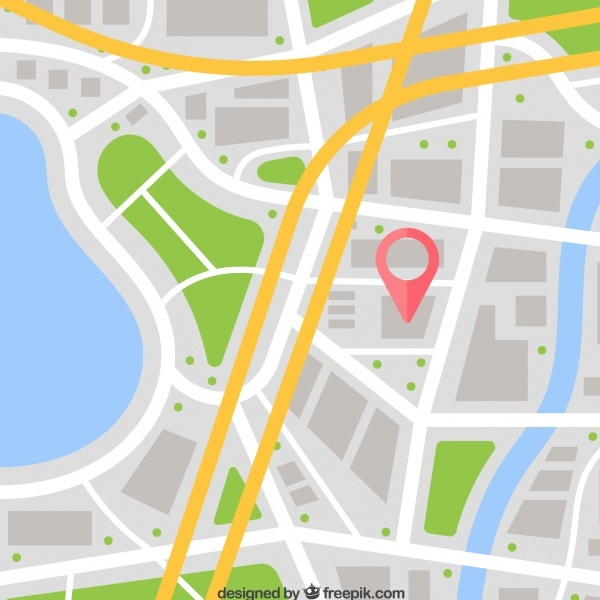
#> input picture week 3/mapping(try2)_example2/streets.jpg, 600 x 600 px
$ jupyter execute 'mapping(try2)_example2.ipynb'
#> lines starting #> are read from the running program, lines starting #| are printed output that depends on the picture
[cell 1]
import numpy as np
import cv2
import matplotlib.pyplot as plt
import imutils
def dividing1(image,n):
    if (image.shape[1]%n) == 0:
        if (image.shape[1]/n)%2 == 0:
            m = int(image.shape[1]/n)
            mid_overlap = int(m/2)
            images = []
            x1 = 0
            x2 = m + mid_overlap
            while(x2 != (image.shape[1] + m - mid_overlap)):
                crop_image = image[:,x1:x2,:]
                images.append(crop_image)
                x1 = x1 + (m - mid_overlap)
                x2 = x2 + (m - mid_overlap)
            return images
        else:
            print('n is not correct!')

    else:
        print('n is not correct')
def dividing2(images,n):
    croped_images = []
    for i in range(len(images)):

        if (images[i].shape[0])%n == 0:

            if (images[i].shape[0]/n)%2 == 0:
                m = int(images[i].shape[0]/n)
                mid_overlap = int(m/2)
                pictures = []
                y1 = 0
                y2 = m + mid_overlap
                while(y2 != (image.shape[0] + m - mid_overlap)):
                    crop_image = images[i][y1:y2,:,:]
                    pictures.append(crop_image)
                    y1 = y1 + m - mid_overlap
                    y2 = y2 + m - mid_overlap

                croped_images.append(pictures)
            else:
                print('n is not correct1')
        else:
            print('n is not correct!')
    return croped_images

class Stitcher1:
    def __init__(self):
        self.isv3 = imutils.is_cv3(or_better=True)


    def stitch(self,images,ratio=0.75,reprojThresh=4.0,showMatches=False):
        (imageB,imageA) = images
        (kpsA,featuresA) = self.detectAndDescribe(imageA)
        (kpsB,featuresB) = self.detectAndDescribe(imageB)
        M = self.matchKeypoints(kpsA,kpsB,featuresA,featuresB,ratio,reprojThresh)
        if M is None:
            return None

        (matches,H,status) = M
        result = cv2.warpPerspective(imageA,H,( imageA.shape[1]  ,imageB.shape[0] + imageA.shape[0]))
        result[0:imageB.shape[0],0:imageB.shape[1]] = imageB

        if showMatches:
            vis = self.drawMatches(imageA,imageB,kpsA,kpsB,matches,status)
            return (result,vis)

        return result
    def detectAndDescribe(self,image):
        gray = cv2.cvtColor(image,cv2.COLOR_BGR2GRAY)
        if self.isv3:
            descriptor = cv2.xfeatures2d.SIFT_create()
            (kps,features) = descriptor.detectAndCompute(image,None)
        else:
            detector = cv2.FeatureDetector_create('SIFT')
            kps = detector.detect(gray)
            extractor = cv2.DescriptorExtractor_create('SIFT')
            (kps,features) = extractor.compute(gray,kps)

        kps = np.float32([kp.pt for kp in kps])
        return (kps,features)


    def matchKeypoints(self,kpsA,kpsB,featuresA,featuresB,ratio,reprojThresh):
        matcher = cv2.DescriptorMatcher_create("BruteForce")
        rawMatches = matcher.knnMatch(featuresA,featuresB,2)
        matches = []
        for m in rawMatches:
            if len(m) == 2 and m[0].distance < m[1].distance * ratio:
                matches.append((m[0].trainIdx,m[0].queryIdx))

        if len(matches) > 1:
            ptsA = np.float32([kpsA[i] for (_,i) in matches])
            ptsB = np.float32([kpsB[i] for (i,_) in matches])

            (H,status) = cv2.findHomography(ptsA,ptsB,cv2.RANSAC,reprojThresh)

            return (matches,H,status)

        return None


    def drawMatches(self,imageA,imageB,kpsA,kpsB,matches,status):
        (hA,wA) = imageA.shape[:2]
        (hB,wB) = imageB.shape[:2]
        vis = np.zeros((max(hA,hB),wA+wB , 3),dtype="uint8")
        vis[0:hA,0:wA] = imageA
        vis[0:hB,wA:] = imageB

        for((trainIdx,queryIdx),s) in zip(matches,status):
            ptA = (int(kpsA[queryIdx][0]),int(kpsA[queryIdx][1]))
            ptB = (int(kpsB[trainIdx][0]) + wA, int(kpsB[trainIdx][1]))
            cv2.line(vis,ptA,ptB,(0,255,0),1)

        return vis
class Stitcher2:
    def __init__(self):
        self.isv3 = imutils.is_cv3(or_better=True)


    def stitch(self,images,ratio=0.75,reprojThresh=4.0,showMatches=False):
        (imageB,imageA) = images
        (kpsA,featuresA) = self.detectAndDescribe(imageA)
        (kpsB,featuresB) = self.detectAndDescribe(imageB)
        M = self.matchKeypoints(kpsA,kpsB,featuresA,featuresB,ratio,reprojThresh)
        if M is None:
            return None

        (matches,H,status) = M
        result = cv2.warpPerspective(imageA,H,( imageA.shape[1] + imageB.shape[1] ,imageA.shape[0]))
        result[0:imageB.shape[0],0:imageB.shape[1]] = imageB

        if showMatches:
            vis = self.drawMatches(imageA,imageB,kpsA,kpsB,matches,status)
            return (result,vis)

        return result
    def detectAndDescribe(self,image):
        gray = cv2.cvtColor(image,cv2.COLOR_BGR2GRAY)
        if self.isv3:
            descriptor = cv2.xfeatures2d.SIFT_create()
            (kps,features) = descriptor.detectAndCompute(image,None)
        else:
            detector = cv2.FeatureDetector_create('SIFT')
            kps = detector.detect(gray)
            extractor = cv2.DescriptorExtractor_create('SIFT')
            (kps,features) = extractor.compute(gray,kps)

        kps = np.float32([kp.pt for kp in kps])
        return (kps,features)


    def matchKeypoints(self,kpsA,kpsB,featuresA,featuresB,ratio,reprojThresh):
        matcher = cv2.DescriptorMatcher_create("BruteForce")
        rawMatches = matcher.knnMatch(featuresA,featuresB,2)
        matches = []
        for m in rawMatches:
            if len(m) == 2 and m[0].distance < m[1].distance * ratio:
                matches.append((m[0].trainIdx,m[0].queryIdx))

        if len(matches) > 1:
            ptsA = np.float32([kpsA[i] for (_,i) in matches])
            ptsB = np.float32([kpsB[i] for (i,_) in matches])

            (H,status) = cv2.findHomography(ptsA,ptsB,cv2.RANSAC,reprojThresh)

            return (matches,H,status)

        return None


    def drawMatches(self,imageA,imageB,kpsA,kpsB,matches,status):
        (hA,wA) = imageA.shape[:2]
        (hB,wB) = imageB.shape[:2]
        vis = np.zeros((max(hA,hB),wA+wB , 3),dtype="uint8")
        vis[0:hA,0:wA] = imageA
        vis[0:hB,wA:] = imageB

        for((trainIdx,queryIdx),s) in zip(matches,status):
            ptA = (int(kpsA[queryIdx][0]),int(kpsA[queryIdx][1]))
            ptB = (int(kpsB[trainIdx][0]) + wA, int(kpsB[trainIdx][1]))
            cv2.line(vis,ptA,ptB,(0,255,0),1)

        return vis
def mapping1(croped_images,images):
    results = []
    for i in range(len(images)):
        pictures = croped_images[i]
        result = pictures[0]
        for i in range(len(pictures) - 1):
            imageA = result
            imageB = pictures[i + 1]
            stitcher = Stitcher1()
            (a,b) = stitcher.stitch([imageA,imageB],showMatches=True)
            y = 0
            for i in range(a.shape[0]):
                if np.sum(a[i,:,:]) == 0:
                    y = i
                    break
            result = a[0:y,:,:]
        results.append(result)
    return results
def mapping2(results):
    result = results[0]
    for i in range(len(results) - 1):
        imageA = result
        imageB = results[i+1]
        imageA = imutils.resize(imageA)
        imageB = imutils.resize(imageB)
        stitcher = Stitcher2()
        (a,b) = stitcher.stitch([imageA,imageB],showMatches=True)
        x = 0
        for i in range(a.shape[1]):
            if np.sum(a[:,i,:]) == 0:
                x = i
                break
        result = a[:,0:x-5,:]
    return result

[cell 2]
image = cv2.imread('streets.jpg')
#> image is the input picture: shape (600, 600, 3); mean B, G, R 198.3, 214.9, 211.8
images = dividing1(image,3)
#> after the loop in dividing1, `while(x2 != (image.shape[1] + m - mid_overlap)):`: images = 4 items; x1 = 400; x2 = 700
#> images = 4 items
croped_images = dividing2(images,3)
#> the loop in dividing2, `for i in range(len(images)): ` made 4 passes
#> croped_images = 4 items
results = mapping1(croped_images,images)
#> the loop in mapping1, `for i in range(len(images)):` made 4 passes
#> results = 4 items
results2 = []
minimum = results[0].shape[0]
#> minimum = 596
for i in range(len(results)):
    if results[i].shape[0] < minimum:
        minimum = results[i].shape[0]
#> this loop made 4 passes
#> after the loop, minimum = 596
for i in range(len(results)):
    results[i] = results[i][0:minimum,:,:]
    results2.append(results[i])
#> after the loop, results2 = 4 items
result = mapping2(results2)
#> the loop in mapping2, `for i in range(len(results) - 1):` made 3 passes
#> pass 1, in mapping2, `imageB = results[i+1]`:
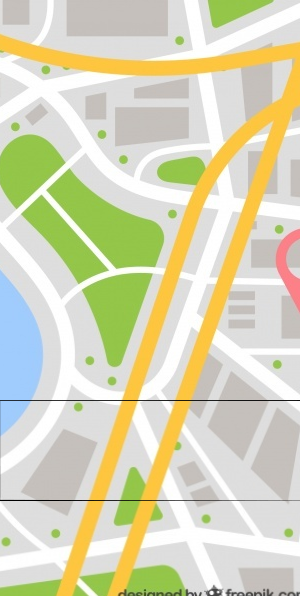
#> imageB: shape (596, 300, 3); mean of channels 0, 1, 2 184.8, 215.1, 215.7; drawn as B, G, R
#> result: shape (596, 599, 3)

[cell 3]
plt.imshow(result)

[cell 4]
image = cv2.imread('streets.jpg')
images = dividing1(image,4)
#> images = 6 items
croped_images = dividing2(images,2)
#> the loop in dividing2 (call 2), `for i in range(len(images)): ` made 6 passes
#> croped_images = 6 items
results = mapping1(croped_images,images)
#> the loop in mapping1 (call 2), `for i in range(len(images)):` made 6 passes
#> results = 6 items
results2 = []
minimum = results[0].shape[0]
#> minimum = 602
for i in range(len(results)):
    if results[i].shape[0] < minimum:
        minimum = results[i].shape[0]
#> this loop made 6 passes
#> minimum on passes 2 to 3: 601, 600
#> after the loop, minimum = 600
for i in range(len(results)):
    results[i] = results[i][0:minimum,:,:]
    results2.append(results[i])
#> this loop made 6 passes
#> after the loop, results2 = 6 items
result = mapping2(results2)
#> the loop in mapping2 (call 2), `for i in range(len(results) - 1):` made 5 passes
#> pass 1, in stitch (call 4), `result = cv2.warpPerspective(imageA,H,( imageA.shape[1] + imageB.shape..`:
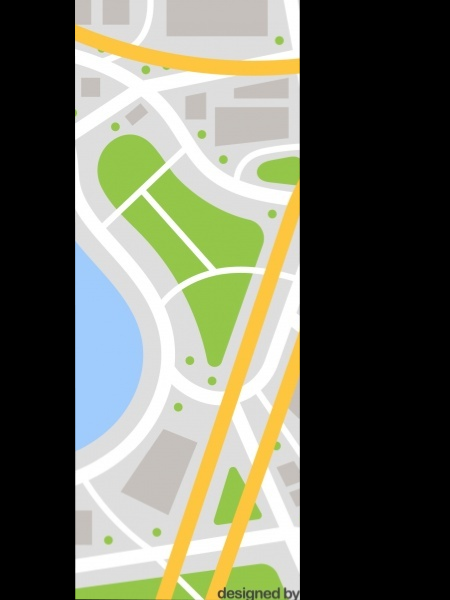
#> result: shape (600, 450, 3); mean of channels 0, 1, 2 92.6, 107.8, 105.4; drawn as B, G, R
#> result: shape (600, 595, 3)

[cell 5]
plt.imshow(result)

[cell 6]
image = cv2.imread('streets.jpg')
images = dividing1(image,2)
#> images = 2 items
croped_images = dividing2(images,3)
#> croped_images = 2 items
results = mapping1(croped_images,images)
#> the loop in mapping1 (call 3), `for i in range(len(images)):` made 2 passes
#> pass 1, in mapping1 (call 3), `result = pictures[0]`:
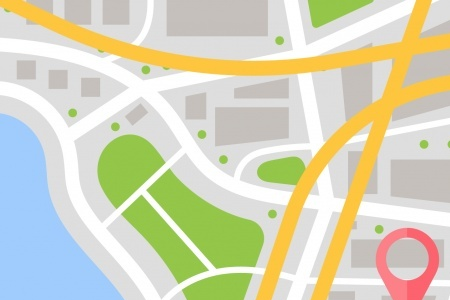
#> result: shape (300, 450, 3); mean of channels 0, 1, 2 187.8, 213.7, 213.5; drawn as B, G, R
#> pass 1, in stitch (call 19), `(imageB,imageA) = images`:
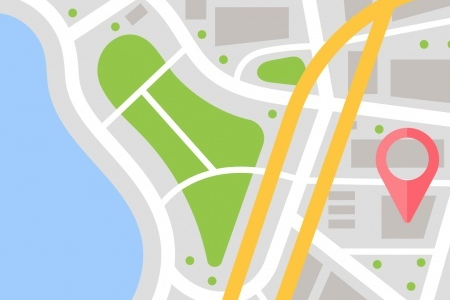
#> imageA: shape (300, 450, 3); mean of channels 0, 1, 2 197.7, 213.8, 206.4; drawn as B, G, R
#> pass 1, in detectAndDescribe (call 38), `gray = cv2.cvtColor(image,cv2.COLOR_BGR2GRAY)`:
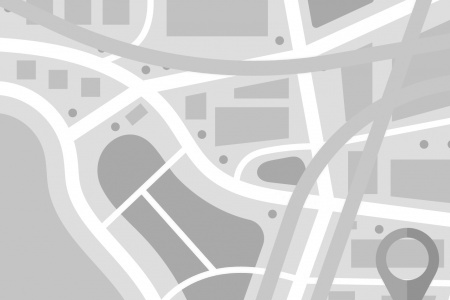
#> gray: shape (300, 450); min 142, max 255, mean 210.7
#> results = 2 items
results2 = []
minimum = results[0].shape[0]
for i in range(len(results)):
    if results[i].shape[0] < minimum:
        minimum = results[i].shape[0]
#> this loop made 2 passes
#> minimum on pass 2: 599
#> after the loop, minimum = 599
for i in range(len(results)):
    results[i] = results[i][0:minimum,:,:]
    results2.append(results[i])
#> this loop made 2 passes
#> after the loop, results2 = 2 items
result = mapping2(results2)
#> the loop in mapping2 (call 3), `for i in range(len(results) - 1):` made 1 pass
#> pass 1, in mapping2 (call 3), `imageB = results[i+1]`:
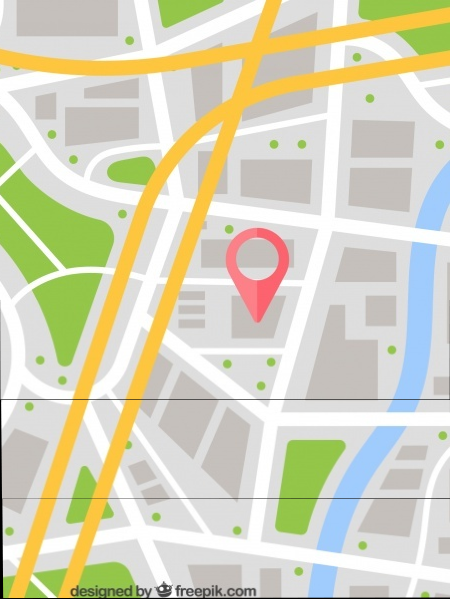
#> imageB: shape (599, 450, 3); mean of channels 0, 1, 2 189.4, 213.5, 215; drawn as B, G, R
#> pass 1, in detectAndDescribe (call 17), `gray = cv2.cvtColor(image,cv2.COLOR_BGR2GRAY)`:
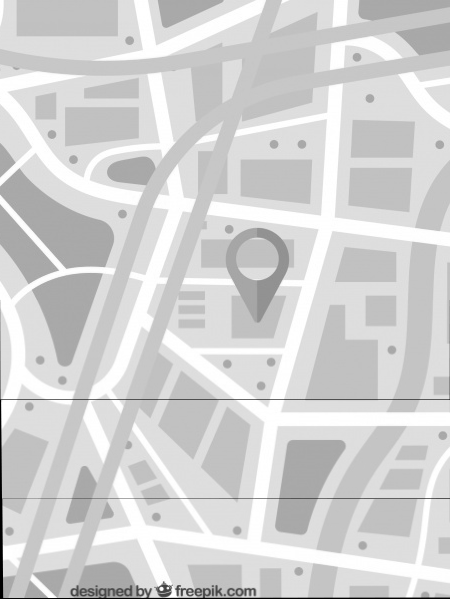
#> gray: shape (599, 450); min 0, max 255, mean 211.2
#> pass 1, in detectAndDescribe (call 18), `gray = cv2.cvtColor(image,cv2.COLOR_BGR2GRAY)`:
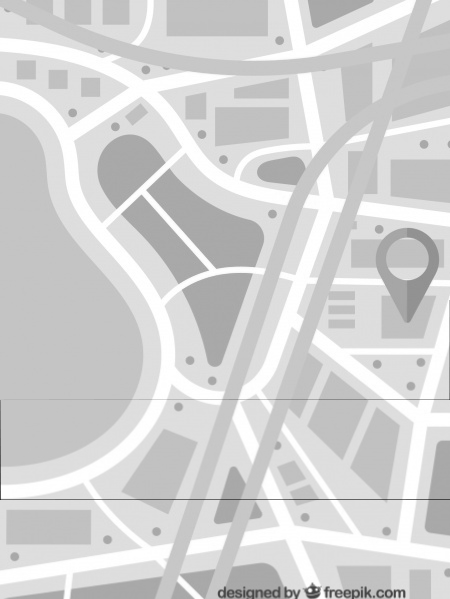
#> gray: shape (599, 450); min 41, max 255, mean 211.3
#> pass 1, in stitch (call 9), `result = cv2.warpPerspective(imageA,H,( imageA.shape[1] + imageB.shape..`:
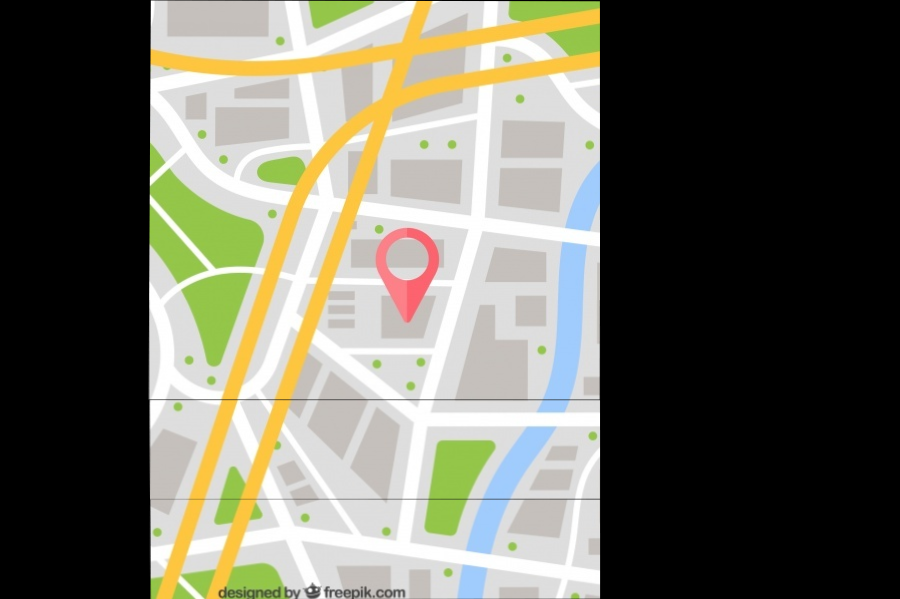
#> result: shape (599, 900, 3); mean of channels 0, 1, 2 94.9, 107, 107.7; drawn as B, G, R
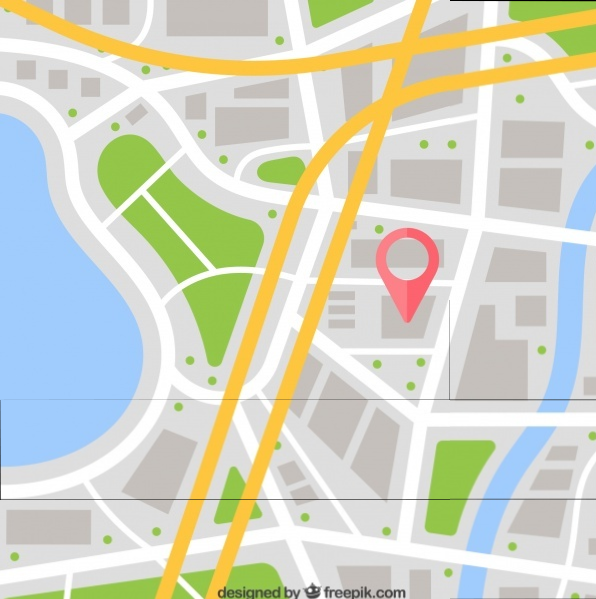
#> result: shape (599, 596, 3); mean of channels 0, 1, 2 197.8, 214.4, 211.3; drawn as B, G, R
